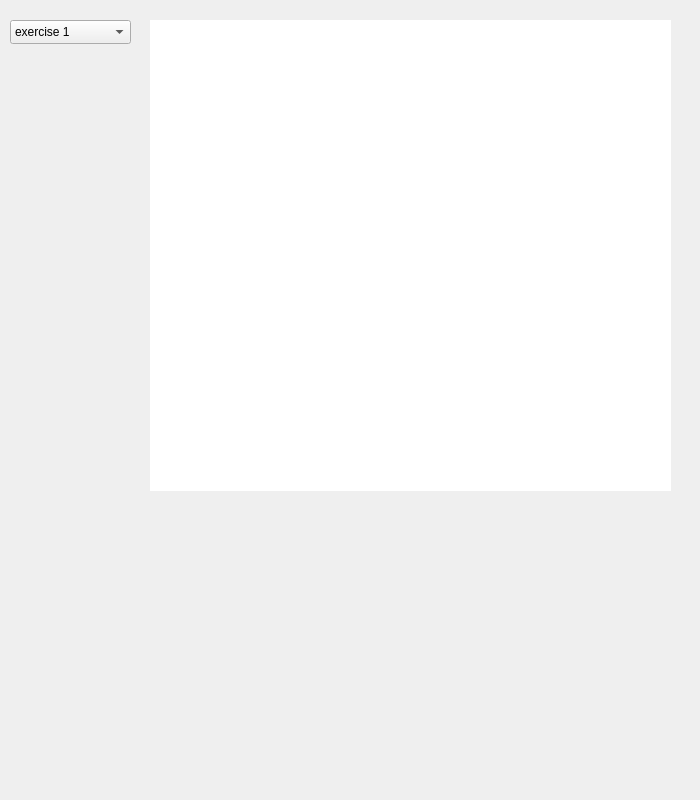
<?xml version="1.0" encoding="UTF-8"?>
<ui version="4.0">
 <class>progressDisplay</class>
 <widget class="QWidget" name="progressDisplay">
  <property name="geometry">
   <rect>
    <x>0</x>
    <y>0</y>
    <width>700</width>
    <height>800</height>
   </rect>
  </property>
  <property name="windowTitle">
   <string>Form</string>
  </property>
  <widget class="QWidget" name="progressGraph" native="true">
   <property name="geometry">
    <rect>
     <x>150</x>
     <y>20</y>
     <width>521</width>
     <height>471</height>
    </rect>
   </property>
   <property name="styleSheet">
    <string notr="true">background-color: white;</string>
   </property>
  </widget>
  <widget class="QComboBox" name="exerciseMenu">
   <property name="geometry">
    <rect>
     <x>10</x>
     <y>20</y>
     <width>121</width>
     <height>24</height>
    </rect>
   </property>
   <item>
    <property name="text">
     <string>exercise 1</string>
    </property>
   </item>
   <item>
    <property name="text">
     <string>exercise 2</string>
    </property>
   </item>
  </widget>
 </widget>
 <resources/>
 <connections/>
</ui>
